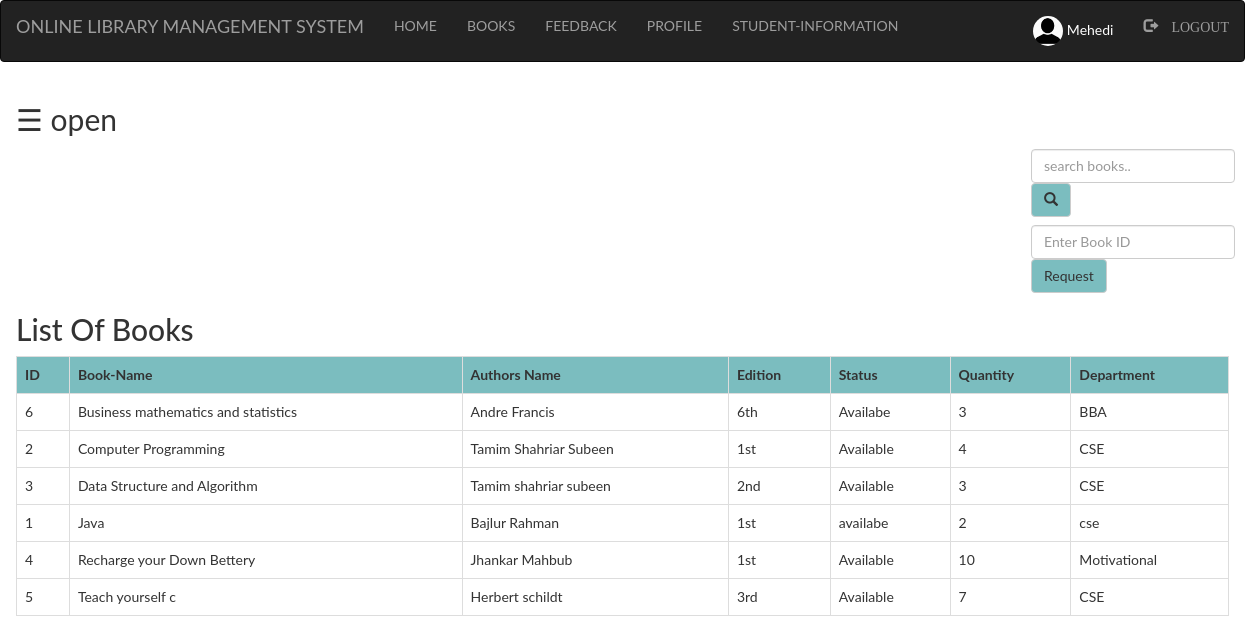
Screenshot of /admin/books.php (signed in) with the database file from the repository.
### tables this page shows
CREATE TABLE `books` (
  `bid` int(100) NOT NULL,
  `name` varchar(100) NOT NULL,
  `authors` varchar(100) NOT NULL,
  `edition` varchar(100) NOT NULL,
  `status` varchar(100) NOT NULL,
  `quantity` int(100) NOT NULL,
  `department` varchar(100) NOT NULL
);

### admin/books.php (the view, shortened to what this page needs)
<?php
  include "connection.php";
  include "navbar.php";
?>
<!DOCTYPE html>
<html>
<head>
</head>
<body>
<div id="main">
  <span style="font-size:30px;cursor:pointer" onclick="openNav()">&#9776; open</span>
	<div class="srch">
		<form class="navbar-form" method="post" name="form1">
				<input class="form-control" type="text" name="search" placeholder="search books.." required="">
				<button style="background-color: #6db6b9e6;" type="submit" name="submit" class="btn btn-default">
					<span class="glyphicon glyphicon-search"></span>
				</button>
		</form>
	</div>
	<div class="srch">
		<form class="navbar-form" method="post" name="form1">
				<input class="form-control" type="text" name="bid" placeholder="Enter Book ID" required="">
				<button style="background-color: #6db6b9e6;" type="submit" name="submit1" class="btn btn-default">Request
				</button>
		</form>
	</div>
	<h2>List Of Books</h2>
	<?php
		if(isset($_POST['submit']))
		{
			$q=mysqli_query($db,"SELECT * from books where name like '%$_POST[search]%' ");
			if(mysqli_num_rows($q)==0)
			{
				echo "Sorry! No book found. Try searching again.";
			}
			else
			{
		echo "<table class='table table-bordered table-hover' >";
			echo "<tr style='background-color: #6db6b9e6;'>";
				echo "<th>"; echo "ID";	echo "</th>";
				echo "<th>"; echo "Book-Name";  echo "</th>";
				echo "<th>"; echo "Authors Name";  echo "</th>";
				echo "<th>"; echo "Edition";  echo "</th>";
				echo "<th>"; echo "Status";  echo "</th>";
				echo "<th>"; echo "Quantity";  echo "</th>";
				echo "<th>"; echo "Department";  echo "</th>";
			echo "</tr>";
			while($row=mysqli_fetch_assoc($q))
			{
				echo "<tr>";
				echo "<td>"; echo $row['bid']; echo "</td>";
				echo "<td>"; echo $row['name']; echo "</td>";
				echo "<td>"; echo $row['authors']; echo "</td>";
				echo "<td>"; echo $row['edition']; echo "</td>";
				echo "<td>"; echo $row['status']; echo "</td>";
				echo "<td>"; echo $row['quantity']; echo "</td>";
				echo "<td>"; echo $row['department']; echo "</td>";
				echo "</tr>";
			}
		echo "</table>";
			}
		}
		else
		{
			$res=mysqli_query($db,"SELECT * FROM `books` ORDER BY `books`.`name` ASC;");
		echo "<table class='table table-bordered table-hover' >";
			echo "<tr style='background-color: #6db6b9e6;'>";
				echo "<th>"; echo "ID";	echo "</th>";
				echo "<th>"; echo "Book-Name";  echo "</th>";
				echo "<th>"; echo "Authors Name";  echo "</th>";
				echo "<th>"; echo "Edition";  echo "</th>";
				echo "<th>"; echo "Status";  echo "</th>";
				echo "<th>"; echo "Quantity";  echo "</th>";
				echo "<th>"; echo "Department";  echo "</th>";
			echo "</tr>";
			while($row=mysqli_fetch_assoc($res))
			{
				echo "<tr>";
				echo "<td>"; echo $row['bid']; echo "</td>";
				echo "<td>"; echo $row['name']; echo "</td>";
				echo "<td>"; echo $row['authors']; echo "</td>";
				echo "<td>"; echo $row['edition']; echo "</td>";
				echo "<td>"; echo $row['status']; echo "</td>";
				echo "<td>"; echo $row['quantity']; echo "</td>";
				echo "<td>"; echo $row['department']; echo "</td>";
				echo "</tr>";
			}
		echo "</table>";
		}
				?>
</div>
</body>
</html>

### admin/style.css (style rules this page uses)
html, body, div, span, object, iframe, h1, h2, h3, h4, h5, h6, p, blockquote, pre, abbr, address, cite, code, del, dfn, em, img, ins, kbd, q, samp, small, strong, sub, sup, var, b, i, dl, dt, dd, ol, ul, li, fieldset, form, label, legend, table, caption, tbody, tfoot, thead, tr, th, td, article, aside, canvas, details, figcaption, figure, footer, header, hgroup, menu, nav, section, summary, time, mark, audio, video { margin:0; padding:0; border:0; outline:0; font-size:100%; vertical-align:baseline; background:transparent; }
body { line-height:1; }
table { border-collapse:collapse; border-spacing:0; }
input, select { vertical-align:middle; }
input { height: 25px; width: 300px; }

### admin/books.php (style rules this page uses)
.srch { padding-left: 1000px; }
body { font-family: "Lato", sans-serif; transition: background-color .5s; }
#main { transition: margin-left .5s; padding: 16px; }

### rows the page displays
books: bid "6", name "Business mathematics and statistics", authors "Andre Francis", edition "6th", status "Availabe", quantity "3", department "BBA"
books: bid "2", name "Computer Programming", authors "Tamim Shahriar Subeen", edition "1st", status "Available", quantity "4", department "CSE"
books: bid "3", name "Data Structure and Algorithm", authors "Tamim shahriar subeen", edition "2nd", status "Available", quantity "3", department "CSE"
books: bid "1", name "Java", authors "Bajlur Rahman", edition "1st", status "availabe", quantity "2", department "cse"
books: bid "4", name "Recharge your Down Bettery", authors "Jhankar Mahbub", edition "1st", status "Available", quantity "10", department "Motivational"
books: bid "5", name "Teach yourself c", authors "Herbert schildt", edition "3rd", status "Available", quantity "7", department "CSE"

### other values shown
$_SESSION['login_user'] "Mehedi"
